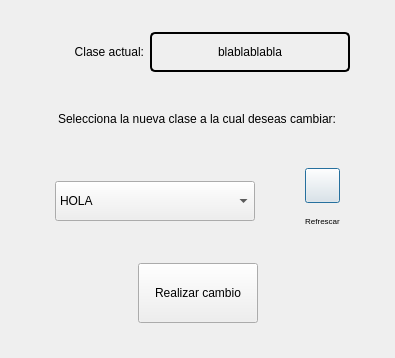
<?xml version="1.0" encoding="UTF-8"?>
<ui version="4.0">
 <class>Dialog</class>
 <widget class="QDialog" name="Dialog">
  <property name="geometry">
   <rect>
    <x>0</x>
    <y>0</y>
    <width>395</width>
    <height>358</height>
   </rect>
  </property>
  <property name="windowTitle">
   <string>Dialog</string>
  </property>
  <layout class="QVBoxLayout" name="verticalLayout">
   <item>
    <layout class="QHBoxLayout" name="horizontalLayout">
     <item>
      <spacer name="horizontalSpacer_5">
       <property name="orientation">
        <enum>Qt::Horizontal</enum>
       </property>
       <property name="sizeHint" stdset="0">
        <size>
         <width>40</width>
         <height>20</height>
        </size>
       </property>
      </spacer>
     </item>
     <item>
      <widget class="QLabel" name="label">
       <property name="minimumSize">
        <size>
         <width>100</width>
         <height>40</height>
        </size>
       </property>
       <property name="maximumSize">
        <size>
         <width>100</width>
         <height>40</height>
        </size>
       </property>
       <property name="text">
        <string>Clase actual:</string>
       </property>
       <property name="alignment">
        <set>Qt::AlignRight|Qt::AlignTrailing|Qt::AlignVCenter</set>
       </property>
      </widget>
     </item>
     <item>
      <widget class="QLabel" name="bel_nombreClaseActual">
       <property name="minimumSize">
        <size>
         <width>200</width>
         <height>40</height>
        </size>
       </property>
       <property name="maximumSize">
        <size>
         <width>16777215</width>
         <height>40</height>
        </size>
       </property>
       <property name="styleSheet">
        <string notr="true">border: 2px solid balck;
border-radius:5px;</string>
       </property>
       <property name="text">
        <string>blablablabla</string>
       </property>
       <property name="alignment">
        <set>Qt::AlignCenter</set>
       </property>
      </widget>
     </item>
     <item>
      <spacer name="horizontalSpacer_6">
       <property name="orientation">
        <enum>Qt::Horizontal</enum>
       </property>
       <property name="sizeHint" stdset="0">
        <size>
         <width>40</width>
         <height>20</height>
        </size>
       </property>
      </spacer>
     </item>
    </layout>
   </item>
   <item>
    <layout class="QHBoxLayout" name="horizontalLayout_5">
     <item>
      <spacer name="horizontalSpacer_7">
       <property name="orientation">
        <enum>Qt::Horizontal</enum>
       </property>
       <property name="sizeHint" stdset="0">
        <size>
         <width>40</width>
         <height>20</height>
        </size>
       </property>
      </spacer>
     </item>
     <item>
      <widget class="QLabel" name="label_3">
       <property name="minimumSize">
        <size>
         <width>300</width>
         <height>40</height>
        </size>
       </property>
       <property name="maximumSize">
        <size>
         <width>16777215</width>
         <height>40</height>
        </size>
       </property>
       <property name="text">
        <string>Selecciona la nueva clase a la cual deseas cambiar:</string>
       </property>
       <property name="alignment">
        <set>Qt::AlignCenter</set>
       </property>
      </widget>
     </item>
     <item>
      <spacer name="horizontalSpacer_8">
       <property name="orientation">
        <enum>Qt::Horizontal</enum>
       </property>
       <property name="sizeHint" stdset="0">
        <size>
         <width>40</width>
         <height>20</height>
        </size>
       </property>
      </spacer>
     </item>
    </layout>
   </item>
   <item>
    <layout class="QHBoxLayout" name="horizontalLayout_4">
     <item>
      <spacer name="horizontalSpacer_3">
       <property name="orientation">
        <enum>Qt::Horizontal</enum>
       </property>
       <property name="sizeHint" stdset="0">
        <size>
         <width>40</width>
         <height>20</height>
        </size>
       </property>
      </spacer>
     </item>
     <item>
      <widget class="QComboBox" name="comboBox_clases">
       <property name="minimumSize">
        <size>
         <width>200</width>
         <height>40</height>
        </size>
       </property>
       <property name="maximumSize">
        <size>
         <width>16777215</width>
         <height>40</height>
        </size>
       </property>
       <item>
        <property name="text">
         <string>HOLA</string>
        </property>
       </item>
       <item>
        <property name="text">
         <string>COMO</string>
        </property>
       </item>
       <item>
        <property name="text">
         <string>ESTAS</string>
        </property>
       </item>
       <item>
        <property name="text">
         <string>MI</string>
        </property>
       </item>
       <item>
        <property name="text">
         <string>NOMBRE</string>
        </property>
       </item>
      </widget>
     </item>
     <item>
      <spacer name="horizontalSpacer_4">
       <property name="orientation">
        <enum>Qt::Horizontal</enum>
       </property>
       <property name="sizeHint" stdset="0">
        <size>
         <width>40</width>
         <height>20</height>
        </size>
       </property>
      </spacer>
     </item>
     <item>
      <layout class="QVBoxLayout" name="verticalLayout_2">
       <property name="spacing">
        <number>0</number>
       </property>
       <item>
        <widget class="QPushButton" name="btn_refrescarLasClases">
         <property name="minimumSize">
          <size>
           <width>35</width>
           <height>35</height>
          </size>
         </property>
         <property name="maximumSize">
          <size>
           <width>30</width>
           <height>30</height>
          </size>
         </property>
         <property name="sizeIncrement">
          <size>
           <width>0</width>
           <height>0</height>
          </size>
         </property>
         <property name="baseSize">
          <size>
           <width>30</width>
           <height>30</height>
          </size>
         </property>
         <property name="styleSheet">
          <string notr="true">QPushButton {
border-image: url(:/main/IMAGENES/cargar_off.png);
 }

QPushButton:hover {
border-image: url(:/main/IMAGENES/cargar_on.png);
}

QPushButton:pressed {
border-image: url(:/main/IMAGENES/cargar_off.png);
}
</string>
         </property>
         <property name="text">
          <string/>
         </property>
        </widget>
       </item>
       <item>
        <widget class="QLabel" name="label_11">
         <property name="minimumSize">
          <size>
           <width>35</width>
           <height>35</height>
          </size>
         </property>
         <property name="maximumSize">
          <size>
           <width>30</width>
           <height>30</height>
          </size>
         </property>
         <property name="baseSize">
          <size>
           <width>30</width>
           <height>30</height>
          </size>
         </property>
         <property name="font">
          <font>
           <pointsize>6</pointsize>
          </font>
         </property>
         <property name="text">
          <string>Refrescar</string>
         </property>
         <property name="alignment">
          <set>Qt::AlignCenter</set>
         </property>
        </widget>
       </item>
      </layout>
     </item>
     <item>
      <spacer name="horizontalSpacer_9">
       <property name="orientation">
        <enum>Qt::Horizontal</enum>
       </property>
       <property name="sizeHint" stdset="0">
        <size>
         <width>40</width>
         <height>20</height>
        </size>
       </property>
      </spacer>
     </item>
    </layout>
   </item>
   <item>
    <layout class="QHBoxLayout" name="horizontalLayout_2">
     <item>
      <spacer name="horizontalSpacer">
       <property name="orientation">
        <enum>Qt::Horizontal</enum>
       </property>
       <property name="sizeHint" stdset="0">
        <size>
         <width>40</width>
         <height>20</height>
        </size>
       </property>
      </spacer>
     </item>
     <item>
      <widget class="QPushButton" name="btn_realizarCambio">
       <property name="minimumSize">
        <size>
         <width>120</width>
         <height>50</height>
        </size>
       </property>
       <property name="maximumSize">
        <size>
         <width>150</width>
         <height>60</height>
        </size>
       </property>
       <property name="text">
        <string>Realizar cambio</string>
       </property>
      </widget>
     </item>
     <item>
      <spacer name="horizontalSpacer_2">
       <property name="orientation">
        <enum>Qt::Horizontal</enum>
       </property>
       <property name="sizeHint" stdset="0">
        <size>
         <width>40</width>
         <height>20</height>
        </size>
       </property>
      </spacer>
     </item>
    </layout>
   </item>
  </layout>
 </widget>
 <resources>
  <include location="../../../img.qrc"/>
 </resources>
 <connections/>
</ui>
